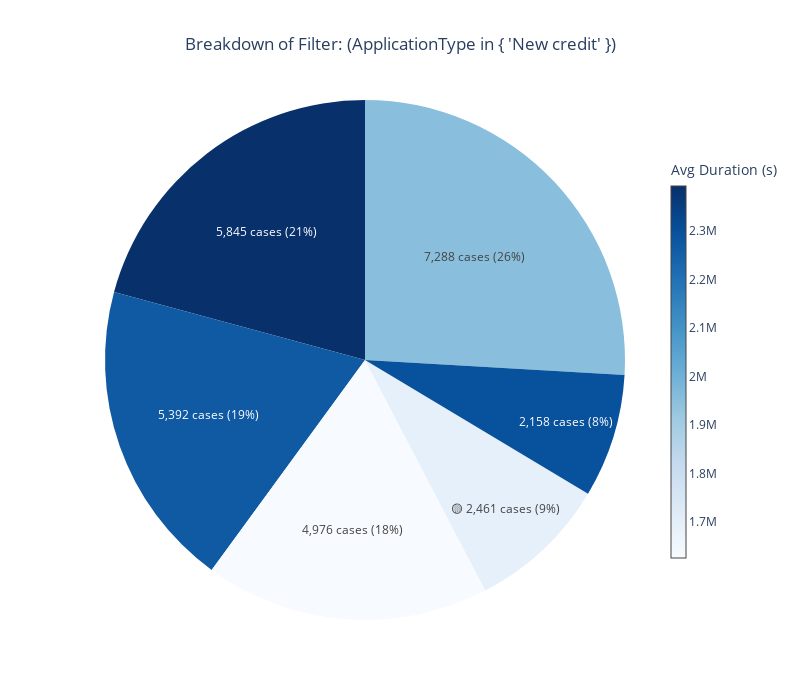

The cell this chart's notebook holds for it:
### Markdown cell above
- The **yellow dot 🟡** in the pie chart marks the subset of cases that were actually **filtered in** and used as the final result set.
- All other slices **without the yellow dot** represent cases that also passed the same filter but were **filtered out at earlier steps** in the process — each due to a different filtering decision.

### Code cell
# Example 4
pie('rs_IsNewCredit', log_view, metric='avg_case_duration_seconds', details=False)

### Figure 1 — Plotly figure (JSON) as saved in the notebook; plotly's stock layout.template omitted (floating-point values rounded to 4 significant figures)
{"data": [{"customdata": [["(CreditScore >= 600) ✅ →<br>(RequestedAmount >= 10000) ✅ →<br>(RequestedAmount < 15000) ✅ →<br>(ApplicationType in { 'New credit' }) ✅"], ["(CreditScore >= 600) ✅ →<br>(RequestedAmount >= 10000) ✅ →<br>(RequestedAmount < 15000) ❌ →<br>(ApplicationType in { 'New credit' }) ✅"], ["(CreditScore >= 600) ✅ →<br>(RequestedAmount >= 10000) ❌ →<br>(RequestedAmount < 15000) ✅ →<br>(ApplicationType in { 'New credit' }) ✅"], ["(CreditScore >= 600) ❌ →<br>(RequestedAmount >= 10000) ✅ →<br>(RequestedAmount < 15000) ✅ →<br>(ApplicationType in { 'New credit' }) ✅"], ["(CreditScore >= 600) ❌ →<br>(RequestedAmount >= 10000) ✅ →<br>(RequestedAmount < 15000) ❌ →<br>(ApplicationType in { 'New credit' }) ✅"], ["(CreditScore >= 600) ❌ →<br>(RequestedAmount >= 10000) ❌ →<br>(RequestedAmount < 15000) ✅ →<br>(ApplicationType in { 'New credit' }) ✅"]], "hovertemplate": "<b>%{customdata[0]}</b><extra></extra>", "labels": ["🟡 2,461 cases (9%)", "7,288 cases (26%)", "4,976 cases (18%)", "2,158 cases (8%)", "5,845 cases (21%)", "5,392 cases (19%)"], "marker": {"colors": ["rgb(230, 240, 250)", "rgb(137, 191, 221)", "rgb(247, 251, 255)", "rgb(8, 81, 156)", "rgb(8, 48, 107)", "rgb(15, 90, 163)"]}, "textinfo": "label", "type": "pie", "values": [2461, 7288, 4976, 2158, 5845, 5392]}, {"hoverinfo": "none", "marker": {"cmax": 2393000.0, "cmin": 1626000.0, "color": [1626000.0], "colorbar": {"len": 0.8, "thickness": 15, "title": {"text": "Avg Duration (s)"}}, "colorscale": [[0, "rgb(247,251,255)"], [0.125, "rgb(222,235,247)"], [0.25, "rgb(198,219,239)"], [0.375, "rgb(158,202,225)"], [0.5, "rgb(107,174,214)"], [0.625, "rgb(66,146,198)"], [0.75, "rgb(33,113,181)"], [0.875, "rgb(8,81,156)"], [1, "rgb(8,48,107)"]], "showscale": true}, "mode": "markers", "showlegend": false, "type": "scatter", "x": [null], "y": [null]}], "layout": {"height": 700, "paper_bgcolor": "white", "plot_bgcolor": "white", "showlegend": false, "title": {"text": "Breakdown of Filter: (ApplicationType in { 'New credit' })", "x": 0.5}, "width": 800, "xaxis": {"showgrid": false, "showticklabels": false, "zeroline": false}, "yaxis": {"showgrid": false, "showticklabels": false, "zeroline": false}}}
